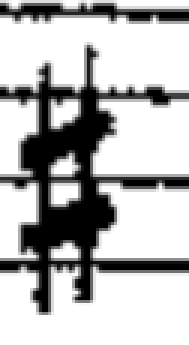
#> input picture recognize/positive_images/diez/diez29.png, 63 x 115 px, given as the content of the folder input, which was not available (shown 3 times larger)
$ python part_cut.py
#> lines starting #> are read from the running program, lines starting #| are printed output that depends on the picture; after the words box and inside, x2 and y2 are one past the last pixel; in counts of white or black regions, pixels touching at a corner belong together; pictures that were not available may be replaced by others from this repository, and a replacement may not be noted
import os
import cv2
import numpy as np
import argparse

# --- Классы символов и их фильтры (можно доработать) ---
SYMBOL_CLASSES = {
    'diez': lambda w, h: 0.55 < w/h < 1.4 and 20 < w < 700 and 20 < h < 800,  # Диез (почти квадратный, средний размер)
    'double_sharp': lambda w, h: 1.3 < w/h < 2.0 and 30 < w < 80 and 20 < h < 60,  # Двойной диез (шире обычного диеза)
    'flat': lambda w, h: h > w and 10 < w < 30 and 40 < h < 100,  # Бемоль (вертикально вытянутый)
    'natural': lambda w, h: 0.7 < w/h < 1.3 and 20 < w < 60 and 20 < h < 60,  # Натураль (почти квадратный, средний размер)
    'dot': lambda w, h: w < 20 and h < 20,  # Точка (очень маленькая, почти круглая)
    'note_head': lambda w, h: 0.7 < w/h < 1.3 and 15 < w < 40 and 15 < h < 40,  # Кружок ноты (почти круглый, средний размер)
    'pause_quarter': lambda w, h: h > w and 10 < w < 30 and 30 < h < 70,  # Пауза четвертная (вытянутая по вертикали)
    'pause_whole_half': lambda w, h: w > h and 30 < w < 70 and 10 < h < 30,  # Пауза целая/половинная (почти прямоугольник, горизонтальный)
    'clef_g': lambda w, h: h > 1.8 * w and 10 < w < 60 and 60 < h < 160,  # Скрипичный ключ (высокий, узкий, мягче фильтр)
    'clef_f': lambda w, h: 0.7 < w/h < 1.3 and 30 < w < 70 and 30 < h < 70,  # Басовый ключ (почти круглый, крупный)
    'tail_eighth': lambda w, h: h > 2*w and 5 < w < 20 and 30 < h < 80,  # Хвостик восьмой ноты (узкий, высокий)
    'tail_sixteenth': lambda w, h: h > 2*w and 5 < w < 20 and 50 < h < 120,  # Хвостик шестнадцатой ноты (ещё выше)
    'barline': lambda w, h: w < 8 and h > 40,  # Тактовая черта (очень узкая, высокая)
    'time_signature': lambda w, h: 0.7 < w/h < 1.3 and 15 < w < 40 and 15 < h < 40,  # Цифры размера (почти квадратные, средние)
}


def prepare_output_dirs(output_dir):
    os.makedirs(output_dir, exist_ok=True)
    # Не создаём папки для классов заранее!


def preprocess_image(image):
    gray = cv2.cvtColor(image, cv2.COLOR_BGR2GRAY)
    blur = cv2.GaussianBlur(gray, (3, 3), 0)
    thresh = cv2.adaptiveThreshold(blur, 255, cv2.ADAPTIVE_THRESH_MEAN_C, cv2.THRESH_BINARY_INV, 11, 2)
    return thresh


def find_symbol_contours(thresh_img):
    contours, _ = cv2.findContours(thresh_img, cv2.RETR_EXTERNAL, cv2.CHAIN_APPROX_SIMPLE)

    areas = [cv2.contourArea(cnt) for cnt in contours if cv2.contourArea(cnt) > 10]

    if not areas:
        return []

    mean_area = np.mean(areas)
    std_area = np.std(areas)

    min_area = max(20, mean_area - 2 * std_area)
    max_area = mean_area + 2 * std_area

    # если 0:  расширяем на ±10%
    if min_area == max_area:
        min_area *= 0.9
        max_area *= 1.1

    print(f"[Фильтр] Мин: {int(min_area)}, Макс: {int(max_area)} (Средняя: {int(mean_area)})")

    filtered = [cnt for cnt in contours if min_area <= cv2.contourArea(cnt) <= max_area]
    return filtered


def is_probably_diez(crop):
    edges = cv2.Canny(crop, 50, 150)
    lines = cv2.HoughLinesP(edges, 1, np.pi / 180, threshold=20, minLineLength=10, maxLineGap=3)
    if lines is None:
        return False
    vertical = 0
    horizontal = 0
    for line in lines:
        x1, y1, x2, y2 = line[0]
        dx = abs(x2 - x1)
        dy = abs(y2 - y1)
        if dx < 5 and dy > 10:
            vertical += 1
        elif dy < 5 and dx > 10:
            horizontal += 1
    return vertical >= 2 and horizontal >= 2  # признак диеза


def classify_fragment(w, h, part):
    for cls, rule in SYMBOL_CLASSES.items():
        if rule(w, h):
            if cls == 'flat' and is_probably_diez(part):
                return 'diez'
            return cls
    return 'unknown'


def save_parts_and_annotations(image, contours, base_name, output_dir, prefix, ann_file):
    count = 0
    annotated_image = image.copy()

    for i, cnt in enumerate(contours):
        x, y, w, h = cv2.boundingRect(cnt)
        part = image[y:y+h, x:x+w]
        cls = classify_fragment(w, h, part)

        if cls == 'unknown':
            subfolder = 'unknown'
            class_folder = 'unknown'
        else:
            subfolder = 'positive'
            class_folder = cls
        part_dir = os.path.join(output_dir, subfolder, class_folder)
        os.makedirs(part_dir, exist_ok=True)
        print(f"Сохраняю в: {part_dir}")  # Для отладки

        part_name = f"{prefix}{base_name}_part_{i+1}.png"
        out_path = os.path.join(part_dir, part_name)
        cv2.imwrite(out_path, part)


        color = (0, 255, 0) if cls != 'unknown' else (0, 0, 255)
        cv2.rectangle(annotated_image, (x, y), (x+w, y+h), color, 2)
        font = cv2.FONT_HERSHEY_SIMPLEX
        font_scale = 0.6
        thickness = 2
        text_color = color
        text = cls
        text_size, _ = cv2.getTextSize(text, font, font_scale, thickness)
        text_x = x
        text_y = y - 5 if y - 5 > text_size[1] else y + text_size[1] + 5
        cv2.putText(annotated_image, text, (text_x, text_y), font, font_scale, text_color, thickness, cv2.LINE_AA)

        ann_file.write(f"{cls}/{part_name} {x} {y} {w} {h}\n")
        count += 1

    debug_dir = os.path.join(output_dir, "debug")
    os.makedirs(debug_dir, exist_ok=True)
    annotated_path = os.path.join(debug_dir, f"{base_name}_annotated.png")
    cv2.imwrite(annotated_path, annotated_image)

    return count


def process_image(image_path, output_dir, prefix, ann_file):
    image = cv2.imread(image_path)
    thresh = preprocess_image(image)
    contours = find_symbol_contours(thresh)
    base_name = os.path.splitext(os.path.basename(image_path))[0]
    count = save_parts_and_annotations(image, contours, base_name, output_dir, prefix, ann_file)
    print(f"{base_name}: найдено и сохранено {count} фрагментов.")


def main():
    parser = argparse.ArgumentParser(description='Автоматическая нарезка нотных символов')
    parser.add_argument('--input', type=str, default='input', help='Папка с исходными изображениями')
    parser.add_argument('--output', type=str, default='output/parts', help='Папка для сохранения фрагментов')
    parser.add_argument('--prefix', type=str, default='', help='Префикс для имён файлов')
    args = parser.parse_args()

    prepare_output_dirs(args.output)
    images = [os.path.join(args.input, f) for f in os.listdir(args.input) if f.lower().endswith(('.png', '.jpg', '.jpeg', '.bmp'))]
    if not images:
        print("В папке input нет изображений.")
        return
    ann_path = os.path.join(args.output, 'annotations.txt')
    with open(ann_path, 'w', encoding='utf-8') as ann_file:
        for img_path in images:
            process_image(img_path, args.output, args.prefix, ann_file)
#> in process_image, image is the input picture: shape (115, 63, 3); min 0, max 255, mean 184.5
#> in preprocess_image, `blur = cv2.GaussianBlur(gray, (3, 3), 0)`:
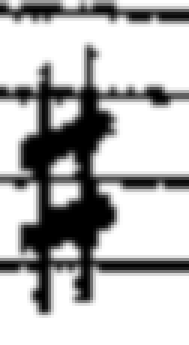
#> blur: shape (115, 63) (shown 3 times larger); min 0, max 255, mean 184.4
#> in preprocess_image, `thresh = cv2.adaptiveThreshold(blur, 255, cv2.ADAPTIVE_THRESH_MEAN_C, ..`:
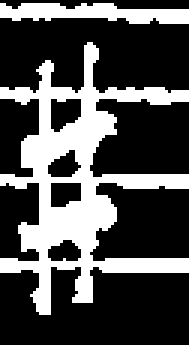
#> thresh: shape (115, 63) (shown 3 times larger); 30.3% white; 2 white regions
#> in find_symbol_contours, `contours, _ = cv2.findContours(thresh_img, cv2.RETR_EXTERNAL, cv2.CHAI..`: contours = 2 contours; box (x1, y1, x2, y2) and area: (0, 14, 63, 105) 1904, (0, 1, 63, 8) 227
#> in find_symbol_contours, `areas = [cv2.contourArea(cnt) for cnt in contours if cv2.contourArea(c..`: areas = [1904.5, 227]
#> in find_symbol_contours, `mean_area = np.mean(areas)`: mean_area = 1065.8
#> in find_symbol_contours, `std_area = np.std(areas)`: std_area = 838.8
#> in find_symbol_contours, `min_area = max(20, mean_area - 2 * std_area)`: min_area = 20
#> in find_symbol_contours, `max_area = mean_area + 2 * std_area`: max_area = 2743.2
#| [Фильтр] Мин: 20, Макс: 2743 (Средняя: 1065)
#> in find_symbol_contours, `filtered = [cnt for cnt in contours if min_area <= cv2.contourArea(cnt..`: filtered has the same summary as contours
#> the loop in save_parts_and_annotations, `for i, cnt in enumerate(contours):` made 2 passes
#> (x, y, w, h, cls, subfolder, class_folder, part_name) on passes 1 to 2: (0, 14, 63, 91, 'diez', 'positive', 'diez', 'diez29_part_1.png'), (0, 1, 63, 7, 'unknown', 'unknown', 'unknown', 'diez29_part_2.png')
#| Сохраняю в: output/parts/positive/diez
#| Сохраняю в: output/parts/unknown/unknown
#> pass 1, in save_parts_and_annotations, `part = image[y:y+h, x:x+w]`:
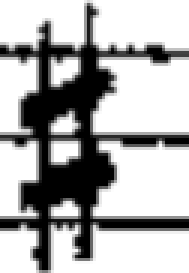
#> part: shape (91, 63, 3) (shown 3 times larger); min 0, max 255, mean 176.1
#> after the loop in save_parts_and_annotations, `for i, cnt in enumerate(contours):`:
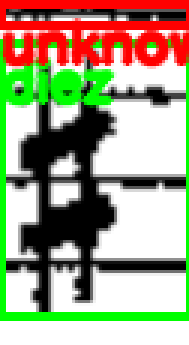
#> annotated_image: shape (115, 63, 3) (shown 3 times larger); mean B, G, R 132.6, 161.8, 164
#> after the loop in save_parts_and_annotations, `for i, cnt in enumerate(contours):`: count = 2
#| diez29: найдено и сохранено 2 фрагментов.
    print(f"Готово! Аннотации сохранены в {ann_path}")

if __name__ == "__main__":
    main()
